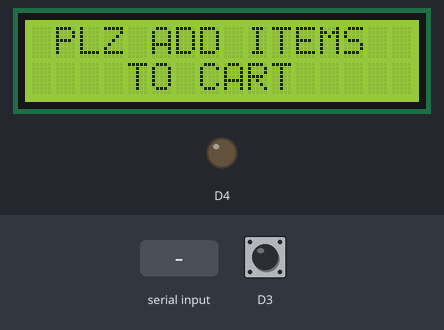
Recording of a sketch running on a simulated ESP8266 (NodeMCU). Parts: 16×2 character LCD, output pins drawn as LEDs (lit = HIGH). The inputs (shaded band) are chosen by the test bench; at power-on: D3 HIGH. WiFi joins after 1.5 s; servers stay silent unless stated; what the sketch prints to the serial monitor is not drawn.

Above: at 4.3 s.
4.4 s: "270027D030E0" received over Serial
At 5.4 s:
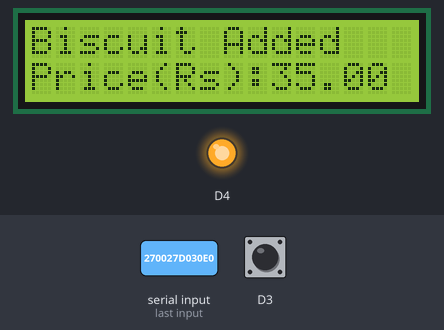
7.4 s: "7C0089F8E7EA" received over Serial
At 8.4 s:
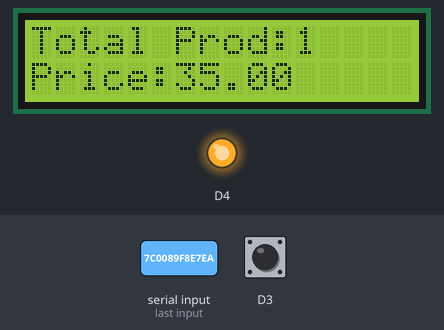
10.4 s: "270027CB77BC" received over Serial
At 11.2 s:
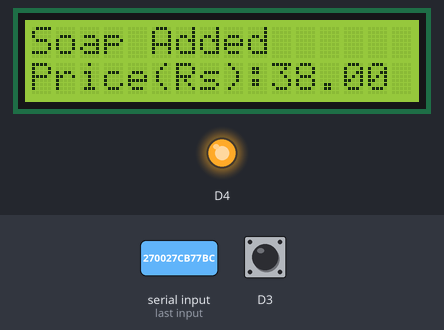
13.4 s: "270027CCE529" received over Serial
At 14.7 s:
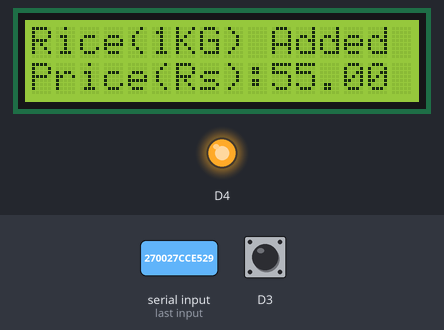
16.4 s: "4500412F654E" received over Serial
At 17.2 s:
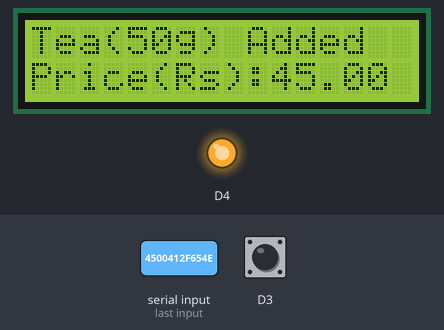
Timing chart, 0 to 20.0 s (numbered marks = the images above; inputs shaded):
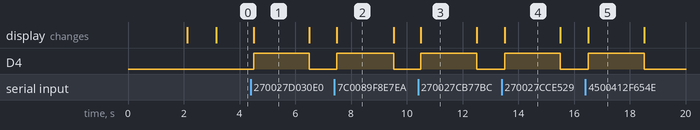

The sketch:

IOT_Based_Smart_Shopping.ino
```cpp
#include<ESP8266WiFi.h>
#include<WiFiClient.h>
#include<ESP8266WebServer.h>
#include<LiquidCrystal_I2C.h>
#include<Wire.h>
LiquidCrystal_I2C lcd(0x3F, 16, 2);

const char* ssid = "admin";//Replace with your network SSID
const char* password = "12345678";//Replace with your network password

ESP8266WebServer server(80);

String page = "";
char input[12];
int count = 0;


int a;
int p1=0,p2=0,p3=0,p4=0;
int c1=0,c2=0,c3=0,c4=0;

double total = 0;
int count_prod = 0;
void setup()
{
  pinMode(D3,INPUT_PULLUP);
  pinMode(D4,OUTPUT);

  Serial.begin(9600);
  WiFi.begin(ssid, password);
  Wire.begin(D2, D1); //SDA,SCL
  lcd.begin();
  lcd.backlight();
  lcd.setCursor(0, 0);
  lcd.print("   WELCOME TO       ");
  lcd.setCursor(0, 1);
  lcd.print("   SMART CART       ");

  delay(2000);

  lcd.clear();

  while (WiFi.status() != WL_CONNECTED)
  {
    delay(500);
  lcd.setCursor(0, 0);
  lcd.print("WiFi Connecting...  ");
  }
  Serial.print(WiFi.localIP());
  lcd.setCursor(0, 0);
  lcd.print("WiFi Connected");
  lcd.setCursor(0, 1);
  lcd.print(WiFi.localIP());
  delay(1000);

  lcd.setCursor(0, 0);
  lcd.print(" PLZ ADD ITEMS     ");
  lcd.setCursor(0, 1);
  lcd.print("    TO CART          ");

server.on("/", []()
  {
    page = "<html><head><title>E Cart using IoT</title></head><style type=\"text/css\">";
    page += "table{border-collapse: collapse;}th {background-color:  #3498db ;color: white;}table,td {border: 4px solid black;font-size: x-large;";
    page += "text-align:center;border-style: groove;border-color: rgb(255,0,0);}</style><body><center>";
    page += "<h1>Smart Shopping Cart using IoT</h1><br><br><table style=\"width: 1200px;height: 450px;\"><tr>";
    page += "<th>ITEMS</th><th>QUANTITY</th><th>COST</th></tr><tr><td>Biscuit</td><td>"+String(p1)+"</td><td>"+String(c1)+"</td></tr>";
    page += "<tr><td>Soap</td><td>"+String(p2)+"</td><td>"+String(c2)+"</td></tr><tr><td>Rice(1KG)</td><td>"+String(p3)+"</td><td>"+String(c3)+"</td>";
    page += "</tr><tr><td>Tea(50g)</td><td>"+String(p4)+"</td><td>"+String(c4)+"</td></tr><tr><th>Grand Total</th><th>"+String(count_prod)+"</th><th>"+String(total)+"</th>";
    page += "</tr></table><br><input type=\"button\" name=\"Pay Now\" value=\"Pay Now\" style=\"width: 200px;height: 50px\"></center></body></html>, page)";
  });
  server.begin();
}
void loop()
{
  int a=digitalRead(D3);
  if (Serial.available())
  {
    count = 0;
    while (Serial.available() && count < 12)
    {
      input[count] = Serial.read();
      count++;
      delay(5);
    }
    if (count == 12)
    {
      if ((strncmp(input, "270027D030E0", 12) == 0) && (a == 1))
      {
        lcd.setCursor(0, 0);
        lcd.print("Biscuit Added       ");
        lcd.setCursor(0, 1);
        lcd.print("Price(Rs):35.00      ");
        p1++;
        digitalWrite(D4,HIGH);
        delay(2000);
        total = total + 35.00;
        count_prod++;
        digitalWrite(D4,LOW);
        lcd.clear();
      }
      else if ((strncmp(input, "270027D030E0", 12) == 0) && (a == 0))
      {
        if(p1>0)
        {
        lcd.clear();
        lcd.setCursor(0, 0);
        lcd.print("Biscuit Removed!!!        ");
        digitalWrite(D4,HIGH);
        delay(2000);
        p1--;
        total = total - 35.00;
        count_prod--;
        lcd.clear();
        digitalWrite(D4,LOW);
        }
        else
        {
        lcd.clear();
        lcd.setCursor(0, 0);
        lcd.print("Not in cart!!!        ");
        digitalWrite(D4,HIGH);
        delay(2000);
        digitalWrite(D4,LOW);
        lcd.clear();
        }
      }
      else if ((strncmp(input, "270027CB77BC", 12) == 0) && (a == 1))
      {
        lcd.setCursor(0, 0);
        lcd.print("Soap Added          ");
        lcd.setCursor(0, 1);
        lcd.print("Price(Rs):38.00         ");
        total = total + 38.00;
        digitalWrite(D4,HIGH);
        delay(2000);
        p2++;
        count_prod++;
        digitalWrite(D4,LOW);
        lcd.clear();
      }
      else if ((strncmp(input, "270027CB77BC", 12) == 0) && (a == 0))
      {
         if(p2>0)
        {
        lcd.clear();
        lcd.setCursor(0, 0);
        lcd.print("Soap Removed!!!        ");
        digitalWrite(D4,HIGH);
        delay(2000);
        p2--;
        total = total - 38.00;
        count_prod--;
        lcd.clear();
        digitalWrite(D4,LOW);
        }
        else
        {
        lcd.clear();
        lcd.setCursor(0, 0);
        lcd.print("Not in cart!!!        ");
        digitalWrite(D4,HIGH);
        delay(2000);
        lcd.clear();
        digitalWrite(D4,LOW);
        }
      }
      else if ((strncmp(input, "270027CCE529", 12) == 0) && (a == 1))
      {
        lcd.setCursor(0, 0);
        lcd.print("Rice(1KG) Added       ");
        lcd.setCursor(0, 1);
        lcd.print("Price(Rs):55.00      ");
        total = total + 55.00;
        digitalWrite(D4,HIGH);
        delay(2000);
        count_prod++;
        p3++;
        lcd.clear();
        digitalWrite(D4,LOW);
      }
      else if ((strncmp(input, "270027CCE529", 12) == 0) && (a==0))
      {
        if(p3>0)
        {
        lcd.clear();
        lcd.setCursor(0, 0);
        lcd.print("Rice(1KG) Removed!!!        ");
        digitalWrite(D4,HIGH);
        delay(2000);
        total = total - 55.00;
        p3--;
        count_prod--;
        lcd.clear();
        digitalWrite(D4,LOW);
        }
        else
        {
        lcd.clear();
        lcd.setCursor(0, 0);
        lcd.print("Not in cart!!!        ");
        digitalWrite(D4,HIGH);
        delay(2000);
        lcd.clear();
        digitalWrite(D4,LOW);
        }
      }
      else if ((strncmp(input, "4500412F654E", 12) == 0) && (a == 1))
      {
        lcd.setCursor(0, 0);
        lcd.print("Tea(50g) Added            ");
        lcd.setCursor(0, 1);
        lcd.print("Price(Rs):45.00        ");
        total = total + 45.00;
        count_prod++;
        digitalWrite(D4,HIGH);
        p4++;
        delay(2000);
        lcd.clear();
        digitalWrite(D4,LOW);
      }
      else if ((strncmp(input, "4500412F654E", 12) == 0) && (a == 0))
      {
        if(p4>0)
        {
        lcd.clear();
        total = total - 45.00;
        lcd.setCursor(0, 0);
        count_prod--;
        p4--;
        lcd.print("Tea(50g) Removed!!!        ");
        digitalWrite(D4,HIGH);
        delay(2000);
        lcd.clear();
        digitalWrite(D4,LOW);
        }
        else
        {
        lcd.clear();
        lcd.setCursor(0, 0);
        lcd.print("Not in cart!!!        ");
        digitalWrite(D4,HIGH);
        delay(2000);
        lcd.clear();
        digitalWrite(D4,LOW);
        }
      }
      else if (strncmp(input, "7C0089F8E7EA", 12) == 0)
      {
        lcd.clear();
        lcd.setCursor(0, 0);
        lcd.print("Total Prod:");
        lcd.setCursor(11, 0);
        lcd.print(count_prod);
        lcd.setCursor(0, 1);
        lcd.print("Price:");
        lcd.setCursor(6, 1);
        lcd.print(total);

        digitalWrite(D4,HIGH);
        delay(2000);

        lcd.clear();
        digitalWrite(D5,LOW);
        lcd.setCursor(0, 0);
        lcd.print("   Thank you        ");
        lcd.setCursor(0, 1);
        lcd.print("  for Shopping        ");
        digitalWrite(D4,LOW);
      }
    }
    c1=p1*35.00;
    c2=p2*38.00;
    c3=p3*55.00;
    c4=p4*45.00;
  }
server.handleClient();
}
```

Measured:
- after the input at 4.4 s, D4: LOW → HIGH after 0.10 s, → LOW 2.0 s later; the display: changes after 0.10 s (image 1)
- after the input at 7.4 s, D4: LOW → HIGH after 0.09 s, → LOW 2.0 s later; the display: changes after 0.09 s (image 2)
- after the input at 10.4 s, D4: LOW → HIGH after 0.10 s, → LOW 2.0 s later; the display: changes after 0.10 s (image 3)
- after the input at 13.4 s, D4: LOW → HIGH after 0.10 s, → LOW 2.0 s later; the display: changes after 0.10 s (image 4)
- after the input at 16.4 s, D4: LOW → HIGH after 0.11 s, → LOW 2.0 s later; the display: changes after 0.11 s (image 5)
- what the display in image 1 shows lasts 2.0 s, from 4.5 s to 6.5 s
